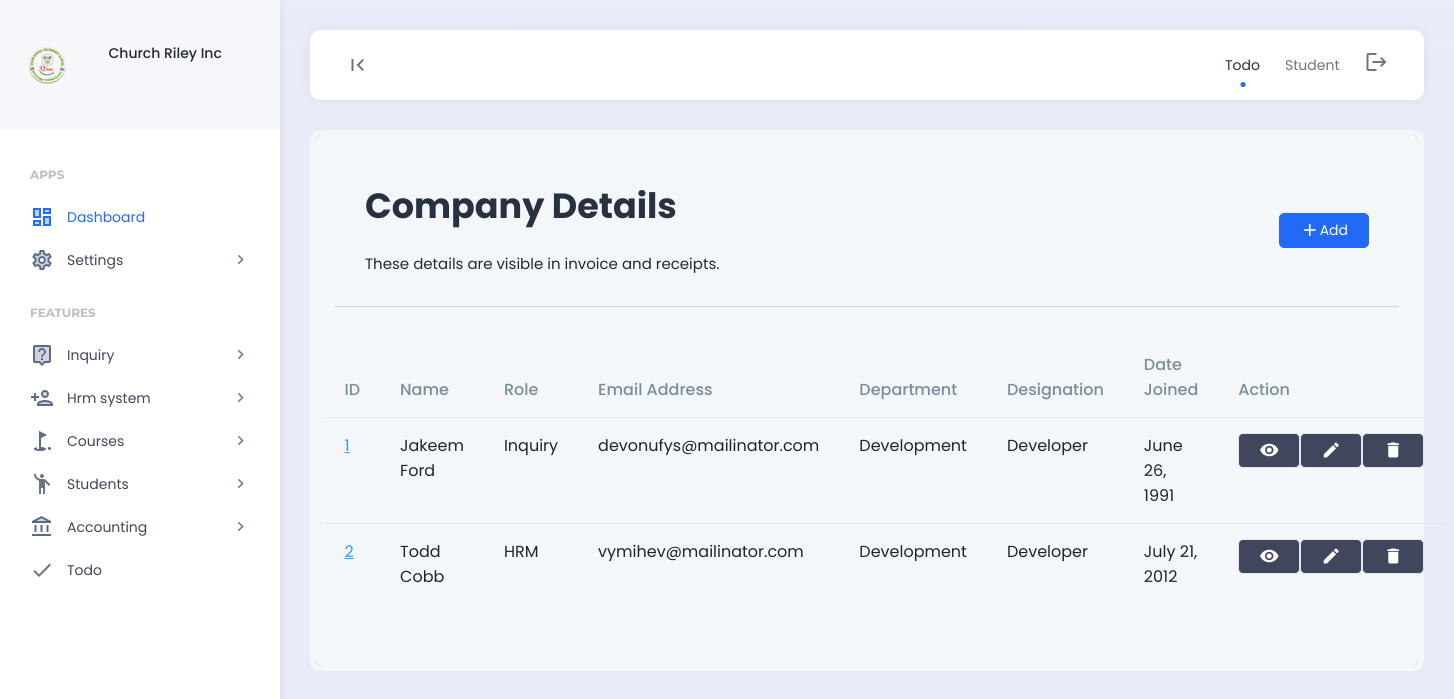
Screenshot of /employees/ (signed in) with the database file from the repository.
### features/models.py (models this page shows, shortened)
class Company(models.Model):
    company_name = models.CharField(max_length=255)
    company_address = models.CharField(max_length=255)
    company_email = models.CharField(max_length=255)
    company_contact_number = models.CharField(max_length=255)
    company_logo = models.ImageField(upload_to='company_images/')
    payment_terms = models.TextField()
    created = models.DateField(auto_now_add=True)
    class Meta:
        verbose_name_plural = "03. Company Setup"

### hrm/models.py (models this page shows, shortened)
class Employee(models.Model):
    department = models.ForeignKey(Department, on_delete=models.SET_NULL,null=True)
    designation = models.ForeignKey(Designation, on_delete=models.SET_NULL,null=True)
    user = models.OneToOneField(User, on_delete=models.CASCADE)
    permission = models.ForeignKey(Permission,on_delete=models.SET_NULL,null=True, blank=True)
    code = models.CharField(max_length=100,null=True, blank=True)
    email = models.CharField(max_length=200,null=True, blank=True)
    contact = models.CharField(max_length=200,null=True, blank=True)
    address = models.CharField(max_length=200,null=True, blank=True)
    emp_salary = models.CharField(max_length=200,null=True, blank=True)
    emp_password = models.CharField(max_length=200,null=True, blank=True)
    date_joined = models.DateTimeField(null=True, blank=True)
    date_modified = models.DateTimeField(auto_now=True)
    created = models.DateTimeField(auto_now_add=True)
    class Meta:
        verbose_name_plural = "01. Employees"

class Department(models.Model):
    department = models.CharField(max_length=255)
    def __str__(self):
        return self.department
    class Meta:
        verbose_name_plural = "05. Department"

class Designation(models.Model):
    department = models.ForeignKey(Department, on_delete=models.CASCADE)
    designation = models.CharField(max_length=255)
    def __str__(self):
        return self.designation
    class Meta:
        verbose_name_plural = "05. Designation"

### account/models.py (models this page shows, shortened)
class Permission(models.Model):
    role = models.OneToOneField(Role, on_delete=models.CASCADE)
    create_finance = models.BooleanField(default=0)
    read_finance = models.BooleanField(default=0)
    update_finance = models.BooleanField(default=0)
    delete_finance = models.BooleanField(default=0)
    manage_finance = models.BooleanField(default=0)
    manage_company = models.BooleanField(default=0)
    create_account = models.BooleanField(default=0)
    read_account = models.BooleanField(default=0)
    update_account = models.BooleanField(default=0)
    delete_account = models.BooleanField(default=0)
    manage_account = models.BooleanField(default=0)
    create_leads = models.BooleanField(default=0)
    read_leads = models.BooleanField(default=0)
    update_leads = models.BooleanField(default=0)
    delete_leads = models.BooleanField(default=0)
    manage_leads = models.BooleanField(default=0)
    manage_leads = models.BooleanField(default=0)
    create_hrm = models.BooleanField(default=0)
    read_hrm = models.BooleanField(default=0)
    update_hrm = models.BooleanField(default=0)
    delete_hrm = models.BooleanField(default=0)
    manage_hrm = models.BooleanField(default=0)
    create_course = models.BooleanField(default=0)
    read_course = models.BooleanField(default=0)
    update_course = models.BooleanField(default=0)
    delete_course = models.BooleanField(default=0)
    manage_course = models.BooleanField(default=0)
    create_student = models.BooleanField(default=0)
    read_student = models.BooleanField(default=0)
    update_student = models.BooleanField(default=0)
    delete_student = models.BooleanField(default=0)
    manage_student = models.BooleanField(default=0)
    create_inquiry = models.BooleanField(default=0)
    read_inquiry = models.BooleanField(default=0)
    update_inquiry = models.BooleanField(default=0)
    delete_inquiry = models.BooleanField(default=0)
    manage_inquiry = models.BooleanField(default=0)
    def __str__(self):
        return self.role.role
    class Meta:
        verbose_name_plural = "02. Permissions"

class Role(models.Model):
    role = models.CharField(max_length=255)
    class Meta:
        verbose_name_plural = "01. Role"

### hrm/views.py (the view)
# urls.py: path("employees/", views.employees, name="employees"),
def employees(request):
    if 'read_hrm' in custom_data_views(request):
        employees = Employee.objects.all()
        context = {
            'employees':employees,
        }
        return render (request,'hrm/employees.html',context)
    else:
        messages.info(request, "Unauthorized access.")
        return redirect('home')

### templates/hrm/employees.html (shortened to what this page needs)
{% include 'header.html' %}
<div class="app-content">
    <div class="content-wrapper">
        <div class="example-container">
            <div class="example-content bg-light">
                <div class="page-description d-flex align-items-center">
                    <div class="page-description-content flex-grow-1">
                        <h1>Company Details</h1>
                        <span>These details are visible in invoice and receipts.</span>
                    </div>
                    <div class="page-description-actions">
                        <a href="{% url 'add_employee' %}" class="btn btn-primary"><i class="material-icons">add</i>Add</a>
                    </div>
                </div>
				<div class="row">
					<table id="datable_1" class="table nowrap w-100 mb-5">
						<thead>
							<tr>
								<th>ID</th>
								<th>Name</th>
								<th>Role</th>
								<th>Email Address</th>
								<th>Department</th>
								<th>Designation</th>
								<th>Date Joined</th>
								<th>Action</th>
							</tr>
						</thead>
						<tbody>
							{% for employees in employees %}
							<tr>
								<td><a href="#" class="table-link-text link-high-em">{{employees.id}}</a></td>
								<td>{{employees.user.first_name}} {{employees.user.last_name}}</td>
								<td>{{employees.permission}}</td>
								<td>{{employees.email}}</td>
								<td>{{employees.department}}</td>
								<td>{{employees.designation}}</td>
								<td>{{employees.date_joined.date}}</td>
								<td>
									<div class="d-flex align-items-center">
										<div class="d-flex">
											{% if 'read_hrm' in permissions %}
											<a href="{% url 'view_employee' id=employees.id %}" class="btn btn-dark"><i class="material-icons">visibility</i></a>
											{% endif %}
											{% if 'update_hrm' in permissions %}
											<a href="{% url 'edit_employee' id=employees.id %}" class="btn btn-dark"><i class="material-icons">edit</i></a>
											{% endif %}
											{% if 'delete_hrm' in permissions %}
											<a href="" class="btn btn-dark" data-bs-toggle="modal" data-bs-target="#exampleModalCenter{{employees.id}}"><i class="material-icons">delete</i></a>
											{% endif %}
										</div>
									</div>
								</td>
							</tr>
							{% endfor %}
						</tbody>
					</table>
				</div>
            </div>
        </div>
    </div>
</div>
{% include 'footer.html' %}

### templates/header.html (shortened to what this page needs)
{% load static %}
<body>
    {% include 'nav_links.html' %}
    <div class="app align-content-stretch d-flex flex-wrap">
        <div class="app-sidebar">
            <div class="logo d-flex align-items-center">
                <div class="row">
                    <div class="col-2">
                        <img src="{{company.company_logo.url}}" height="40">
                    </div>
                    <div class="col-2"></div>
                    <div class="col-8">
                        <div class="sidebar-user-switcher user-activity-online">
                            <h6>{{company.company_name}}</h6>
                        </div>
                    </div>
                </div>
            </div>
            <div class="app-menu">
                <ul class="accordion-menu">
                    <li class="sidebar-title">
                        Apps
                    </li>
                    <li class="active-page">
                        <a href="{% url 'home' %}" class="active"><i class="material-icons-two-tone">dashboard</i>Dashboard</a>
                    </li>
                    <li>
                        <a href=""><i class="material-icons-two-tone">settings</i>Settings<i class="material-icons has-sub-menu">keyboard_arrow_right</i></a>
                    </li>
                    <li class="sidebar-title">
                        Features
                    </li>
                    <li>
                        <a href=""><i class="material-icons-two-tone">live_help</i>Inquiry<i class="material-icons has-sub-menu">keyboard_arrow_right</i></a>
                    </li>
                    <li>
                        <a href=""><i class="material-icons-two-tone">person_add</i>Hrm system<i class="material-icons has-sub-menu">keyboard_arrow_right</i></a>
                    </li>
                    <li>
                        <a href=""><i class="material-icons-two-tone">golf_course</i>Courses<i class="material-icons has-sub-menu">keyboard_arrow_right</i></a>
                    </li>
                    <li>
                        <a href="#"><i class="material-icons-two-tone">emoji_people</i>Students<i class="material-icons has-sub-menu">keyboard_arrow_right</i></a>
                    </li>
                    <li>
                        <a href="#"><i class="material-icons-two-tone">account_balance</i>Accounting<i class="material-icons has-sub-menu">keyboard_arrow_right</i></a>
                    </li>
                    <li>
                        <a href="{% url 'todo' %}"><i class="material-icons-two-tone">done</i>Todo</a>
                    </li>
                </ul>
            </div>
        </div>
        <div class="app-container">
            <div class="app-header">
                <nav class="navbar navbar-light navbar-expand">
                    <div class="container-fluid">
                        <div class="navbar-nav" id="navbarNav">
                            <ul class="navbar-nav">
                                <li class="nav-item">
                                    <a class="nav-link hide-sidebar-toggle-button" href="#"><i class="material-icons">first_page</i></a>
                                </li>
                            </ul>
                        </div>
                        <div class="d-flex">
                            <ul class="navbar-nav">
                                <li class="nav-item hidden-on-mobile">
                                    <a class="nav-link active" href="{% url 'todo' %}">Todo</a>
                                </li>
                                <li class="nav-item hidden-on-mobile">
                                    <a class="nav-link" href="{% url 'student' %}">Student</a>
                                </li>
                                <li class="nav-item">
                                    <a class="nav-link" href="{% url 'logout' %}"><i class="material-icons">logout</i></a>
                                </li>
                            </ul>
                        </div>
                    </div>
                </nav>
            </div>

### rows the page displays
Company: company_logo (picture), company_name "Church Riley Inc"
Employee: id "1", user.first_name "Jakeem", user.last_name "Ford", permission "Inquiry", email "devonufys@mailinator.com", department "Development", designation "Developer", date_joined "June 26, 1991"
Employee: id "2", user.first_name "Todd", user.last_name "Cobb", permission "HRM", email "vymihev@mailinator.com", department "Development", designation "Developer", date_joined "July 21, 2012"
